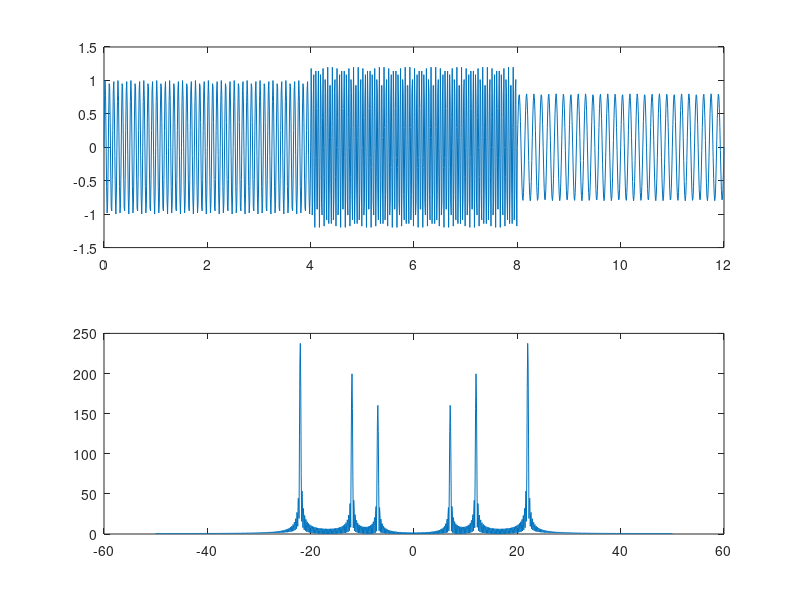
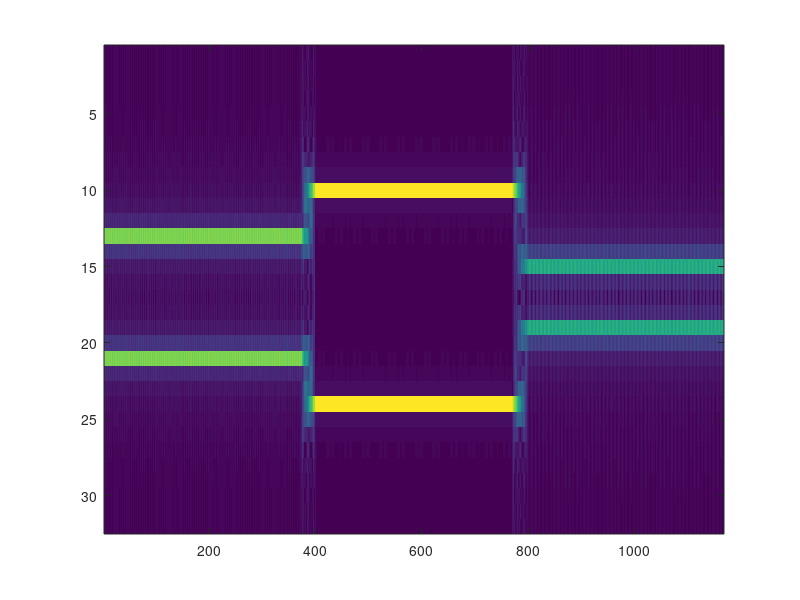

Source code (MATLAB) for these figures, in order: (Note: this script raises an error after producing the figures.)
%%
close all; clear all; clc;
Fs=50;
t=-5:(1/Fs):5;
x=1.0*(abs(t)<1);
xs=x+0.1*randn(size(t)); %dodawanie szumu, szum gausowski, bialy w rozkladzie normalnym, o jakims odchyleniu u nas 0.1
%x=1*(t==0);
N=15;
LP=ones(1,N)/N;
x_avg=conv(xs,LP,'same');
x_med=medfilt1(xs,N); %pokrywa z linia czerwona, medianowa,
%filtracja adaptacyjna, filtr sam okresla jak mocno bedziemy filtrowac -
%filtracja winiera; 1x501 to winier powinien miec na (1,N), jesli 501x1
%to wtedy powinno byc (N,1) - pionowy
x_wnr=wiener2(xs,[1 N]);
plot(t,x,'r',t,x_avg,'g',t,x_med,'b',t,x_wnr,'y');
E_avg=sqrt((x-x_avg)*(x-x_avg)');
E_med=sqrt((x-x_med)*(x-x_med)');
E_wnr=sqrt((x-x_wnr)*(x-x_wnr)');
[E_avg E_med E_wnr]
 
%%
close all; clear all; clc;
Fs=50;
t=-5:(1/Fs):5;
x=1.0*(abs(t)<1);
szum=rand(size(t));
xs=x+(szum<=0.025)*1-(szum>=0.975); %prawdopodobienstwo 2,5%
N=5;
LP=ones(1,N)/N;
x_avg=conv(xs,LP,'same');
x_med=medfilt1(xs,N); %pokrywa z linia czerwona, medianowa,
%filtracja adaptacyjna, filtr sam okresla jak mocno bedziemy filtrowac -
%filtracja winiera; 1x501 to winier powinien miec na (1,N), jesli 501x1
%to wtedy powinno byc (N,1) - pionowy
x_wnr=wiener2(xs,[1 N]);
plot(t,xs,'r',t,x_avg,'g',t,x_med,'b',t,x_wnr,'y');
E_avg=sqrt((x-x_avg)*(x-x_avg)');
E_med=sqrt((x-x_med)*(x-x_med)');
E_wnr=sqrt((x-x_wnr)*(x-x_wnr)');
[E_avg E_med E_wnr]
 
%%
close all; clear all; clc;
Fs=50;
t=-5:(1/Fs):5;
%x=1.0*(abs(t)<1);
x=exp(-t.*t/2);
szum=rand(size(t));
xs=x+(szum<=0.025)*1-(szum>=0.975); %prawdopodobienstwo 2,5%
N=5;
LP=ones(1,N)/N;
x_avg=conv(xs,LP,'same');
x_med=medfilt1(xs,N); %pokrywa z linia czerwona, medianowa,
%filtracja adaptacyjna, filtr sam okresla jak mocno bedziemy filtrowac -
%filtracja winiera; 1x501 to winier powinien miec na (1,N), jesli 501x1
%to wtedy powinno byc (N,1) - pionowy
x_wnr=wiener2(xs,[1 N]);
plot(t,x,'r',t,x_avg,'g',t,x_med,'b',t,x_wnr,'y');
E_avg=sqrt((x-x_avg)*(x-x_avg)');
E_med=sqrt((x-x_med)*(x-x_med)');
E_wnr=sqrt((x-x_wnr)*(x-x_wnr)');
[E_avg E_med E_wnr]
 
%%
close all; clear all; clc;
Fs=50;
t=-5:(1/Fs):5;
x=exp(-t.*t/2);
xs=x+0.1*randn(size(t));
k=1;
X=fftshift(fft(xs));
f=linspace(-Fs/2,Fs/2,length(t));
for N=3:2:101;
LP=ones(1,N)/N;
x_avg=conv(xs,LP,'same');
x_med=medfilt1(xs,N);
x_wnr=wiener2(xs,[1 N]);
x_f=real(ifft(ifftshift(X.*(f<N/4))));
%plot(t,x,'r',t,x_avg,'g',t,x_med,'b',t,x_wnr,'y');
E_avg(k)=sqrt((x-x_avg)*(x-x_avg)');
E_med(k)=sqrt((x-x_med)*(x-x_med)');
E_wnr(k)=sqrt((x-x_wnr)*(x-x_wnr)');
E_f(k)=sqrt((x-x_f)*(x-x_f)');
k=k+1;
end
N=3:2:101;
plot(N,E_avg,'r',N,E_med,'g',N,E_wnr,'b',N,E_f,'k');
[E_avg E_med E_wnr]
 
%% analiza czasowo-czestotliwosciowa - STFT, wieloktrotne widmo amplitudowe dlka roznyh odcinkow sygnalu
close all; clear all; clc;
t=0:0.01:12;
Fs=100;
%dla t=<0,4>s sygnal harmoniczny amp=1, f=12hz
%dla t=(4,8>s sygnal harmoniczny amp1.2, f=22Hz
%dla t=(8,12>s sygnal harmoniczny amp=0.8, f=7Hz
%stworz sygnal x, policz i wyswietl widmo amplitudowe
 
x1=1.0*sin(2*pi*t*12).*(t>=0 & t<=4);
x2=1.2*sin(2*pi*t*22).*(t>4 & t<=8);
x3=0.8*sin(2*pi*t*7).*(t>8 & t<=12);
x=x1+x2+x3;
X=fftshift(fft(x));
f=linspace(-Fs/2,Fs/2,length(t));
WA=abs(X);
subplot(211), plot(t,x)
subplot(212), plot(f,WA)
okno=32; %szerokosc okna w ktorym bedziemy liczyc tranfoprmate fouriera
N=length(t);
A=zeros(okno,N-okno); %tabela dla wynikow
for k=1:(N-okno)
    xx=x(k:k+okno-1); %wyciagamy kawelk sygnalu
    WW=abs(fftshift(fft(xx)));
    A(:,k)=WW'; %zapisujemy wynik w k-atej kolumnie
end 
tt=(0:N-okno-1)/Fs;
ff=linspace(-Fs/2,Fs/2,okno);
figure;
imagesc(A); colorbar('vertical');
%okreslamy albo czas albo czestotliwosc, w zaleznosci od rozmiaru okna, nie
%da sie ustalic obu wartosci jednoczesnie
 
%% analiza czasowo-czestotliwosciowa - STFT, wieloktrotne widmo amplitudowe dlka roznyh odcinkow sygnalu
close all; clear all; clc;
t=0:0.01:12;
Fs=100;
%dla t=<0,4>s sygnal harmoniczny amp=1, f=12hz
%dla t=(4,8>s sygnal harmoniczny amp1.2, f=22Hz
%dla t=(8,12>s sygnal harmoniczny amp=0.8, f=7Hz
%stworz sygnal x, policz i wyswietl widmo amplitudowe
 
x=sin(pi*t.*(t+1));
X=fftshift(fft(x));
f=linspace(-Fs/2,Fs/2,length(t));
WA=abs(X);
subplot(211), plot(t,x)
subplot(212), plot(f,WA)
okno=128; %szerokosc okna w ktorym bedziemy liczyc tranfoprmate fouriera
N=length(t);
A=zeros(okno,N-okno); %tabela dla wynikow
for k=1:(N-okno)
    xx=x(k:k+okno-1); %wyciagamy kawelk sygnalu
    WW=abs(fftshift(fft(xx)));
    A(:,k)=WW'; %zapisujemy wynik w k-atej kolumnie
end 
tt=(0:N-okno-1)/Fs;
ff=linspace(-Fs/2,Fs/2,okno);
figure;
imagesc(tt,ff,A); colorbar('vertical');
 